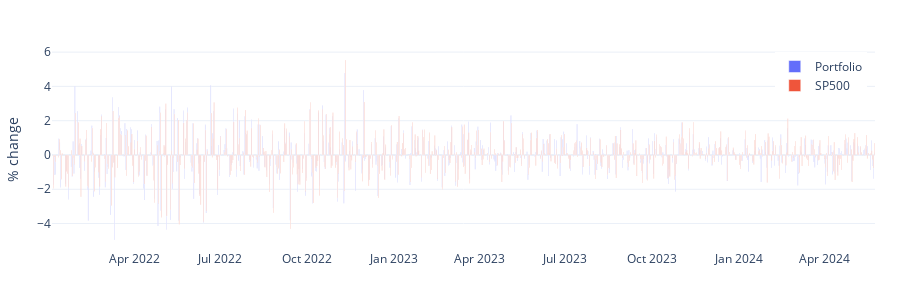

The cell this chart's notebook holds for it:
### Code cell
fig2 = go.Figure(data=[
    go.Bar(name='Portfolio', x=plotlydf_portfval['date'], y=plotlydf_portfval['ptf_value_pctch']),
    go.Bar(name='SP500', x=plotlydf_portfval['date'], y=plotlydf_portfval['sp500_pctch'])
])
# Change the bar mode
fig2.update_layout(barmode='group')
fig2.layout.template = CHART_THEME
fig2.layout.height=300
fig2.update_layout(margin = dict(t=50, b=50, l=25, r=25))
fig2.update_layout(
#     title='% variation - Portfolio vs SP500',
    xaxis_tickfont_size=12,
    yaxis=dict(
        title='% change',
        titlefont_size=14,
        tickfont_size=12,
        ))
fig2.update_layout(legend=dict(
    yanchor="top",
    y=0.99,
    xanchor="right",
    x=0.99))

fig2.show()

### Figure 1 — Plotly figure (JSON) as saved in the notebook; plotly's stock layout.template omitted (floating-point values rounded to 4 significant figures; data arrays with more than 128 entries replaced by an {"elided": "..."} marker saying what was removed)
{"data": [{"name": "Portfolio", "type": "bar", "x": {"elided": "601 str values"}, "y": {"elided": "601 float values"}}, {"name": "SP500", "type": "bar", "x": {"elided": "601 str values"}, "y": {"elided": "601 float values"}}], "layout": {"barmode": "group", "height": 300, "legend": {"x": 0.99, "xanchor": "right", "y": 0.99, "yanchor": "top"}, "margin": {"b": 50, "l": 25, "r": 25, "t": 50}, "xaxis": {"tickfont": {"size": 12}}, "yaxis": {"tickfont": {"size": 12}, "title": {"font": {"size": 14}, "text": "% change"}}}}
